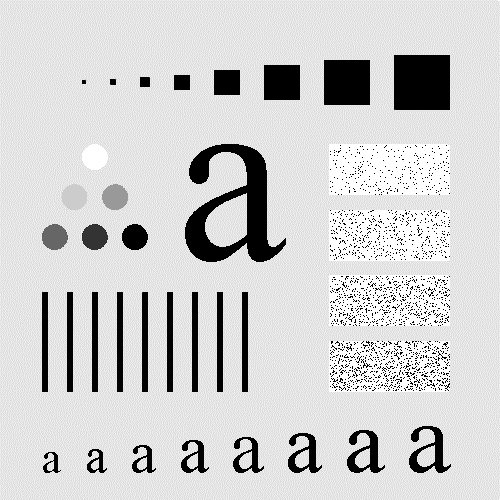
#> input picture image.png, 500 x 500 px
$ python Q2.2.py
#> lines starting #> are read from the running program, lines starting #| are printed output that depends on the picture
import numpy as np
import cv2
import matplotlib.pyplot as plt
from scipy.ndimage.filters import gaussian_filter

def getFourier(img): # function for fourier
	f = np.fft.fft2(img)
	fshift = np.fft.fftshift(f)

	return fshift

def degradeFilter(shape): # filter defination
	filt = np.zeros((shape),dtype="complex_")
	for i in range(shape[0]):
		for j in range(shape[1]):
			u = i-shape[0]/2
			v = j-shape[1]/2
			real =  (0.001 + np.sin(np.pi*(0.1*(u) + 0.1*(v)))) * np.cos(np.pi*(0.1*(u) + 0.1*(v)))/(0.001 + np.pi*(0.1*(u) + 0.1*(v)))
			comp = -(0.001 + np.sin(np.pi*(0.1*(u) + 0.1*(v)))) * np.sin(np.pi*(0.1*(u) + 0.1*(v)))/(0.001 + np.pi*(0.1*(u) + 0.1*(v)))
			filt[i][j] = complex(real, comp)

	return filt

def applyFilter(imgFFT,FreqFilter): # function which applies filter on image (both in fourier domain) and returns normal image
	FreqFiltered = imgFFT*FreqFilter
	FreqFilteredShift = np.fft.fftshift(FreqFiltered)
	Filtered = np.fft.ifft2(FreqFilteredShift)
	ImgFiltered = np.abs(Filtered)
	ImgFiltered = ((ImgFiltered - ImgFiltered.min())*255.0)/(ImgFiltered.max() - ImgFiltered.min())
	ImgFiltered = ImgFiltered.astype("uint8")

	return ImgFiltered

if __name__ == "__main__":
	# opening image in single channel mode
	img = cv2.imread("image.png",0)
#> img is the input picture: shape (500, 500); min 0, max 255, mean 207.1
	# cv2.imshow("img",img)

	# converts in fourier domain
	imgFFT = getFourier(img)
	# making filter
	FreqFilter = degradeFilter(imgFFT.shape)

	# degrades using given function
	ImgFiltered = applyFilter(imgFFT,FreqFilter)
#> in applyFilter, `ImgFiltered = np.abs(Filtered)`:
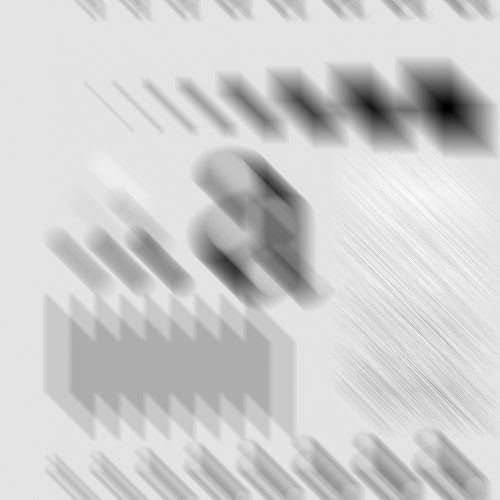
#> ImgFiltered: shape (500, 500) float64; min 0.16, max 255.8, mean 207.1; drawn with min black and max white

	# cv2.imshow("Filtered",ImgFiltered)

	imgMax = img.max()
#> imgMax = 255
	StdDevi = [0.05*i*imgMax for i in range(6)]
#> StdDevi = [0, 12.75, 25.5, 38.25, 51, 63.75]
	# making noise
	noise = [np.random.normal(0, StdDevi[i], ImgFiltered.shape) for i in range(6)]
#> noise = 6 items
	# fourier of noise
	noiseFFT = [getFourier(noise[i]) for i in range(len(noise))]
#> in getFourier (call 2), `f = np.fft.fft2(img)`: img: shape (500, 500) float64; every value is 0
#> in getFourier (call 7), `f = np.fft.fft2(img)`:
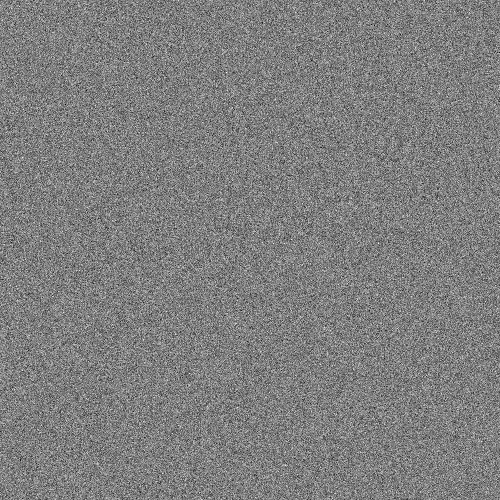
#> img: shape (500, 500) float64; min -284.9, max 286.4, mean 0; drawn with min black and max white
#> noiseFFT = 6 items
	# making noise added images
	noisyImgs = [ImgFiltered.astype(float) + noise[i] for i in range(6)]
#> noisyImgs = 6 items
	# fourier of noise added images
	noisyImgsFFT = [getFourier(noisyImgs[i]) for i in range(len(noisyImgs))]
#> in getFourier (call 11), `f = np.fft.fft2(img)`:
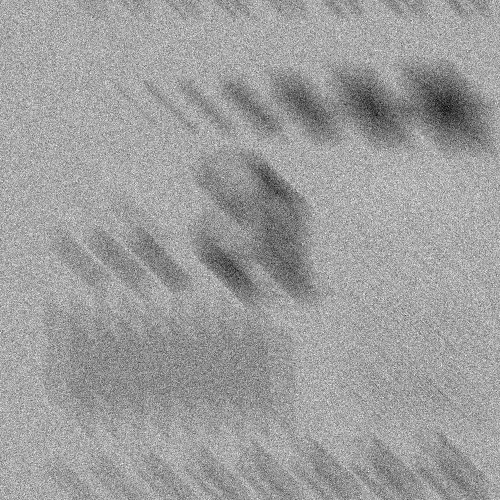
#> img: shape (500, 500) float64; min -97.92, max 391.4, mean 205.9; drawn with min black and max white
#> in getFourier (call 12), `f = np.fft.fft2(img)`:
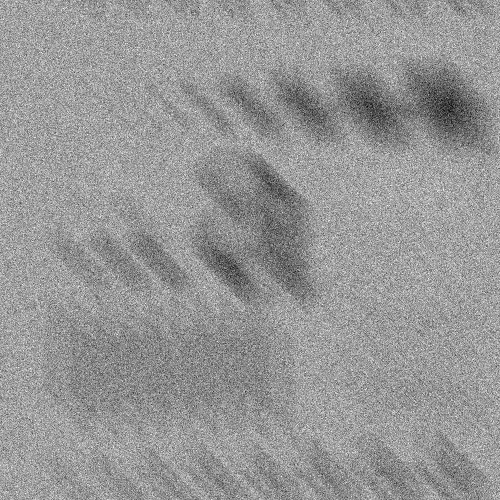
#> img: shape (500, 500) float64; min -130.7, max 436.6, mean 205.9; drawn with min black and max white
#> in getFourier (call 13), `f = np.fft.fft2(img)`:
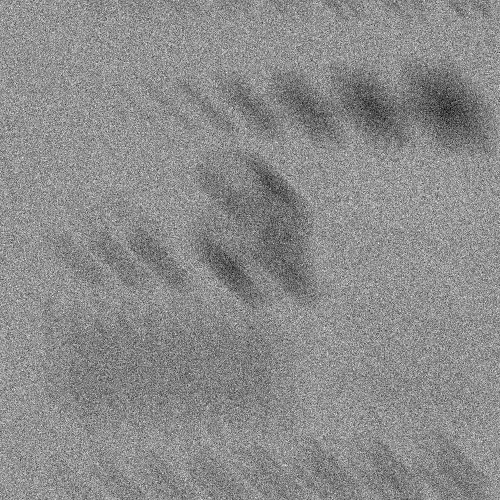
#> img: shape (500, 500) float64; min -175.9, max 518.9, mean 205.9; drawn with min black and max white
#> noisyImgsFFT = 6 items

	# calc Nff and Pff
	Nff = [np.conj(i)*i for i in noiseFFT]
#> Nff = 6 items
	Pff = np.conj(imgFFT)*imgFFT
	# making wiener filter
	FreqFilterVal = np.conj(FreqFilter)*(FreqFilter)
	WienerFilter = [FreqFilterVal/(FreqFilterVal+(Nff[i]/Pff)) for i in range(len(Nff))]
#> WienerFilter = 6 items

	# inverse filtering on noise images
	noisyImgsFiltered = [applyFilter(noisyImgsFFT[i],WienerFilter[i]) for i in range(len(noisyImgsFFT))]
#> noisyImgsFiltered = 6 items

	for i in range(len(noisyImgs)):
		cv2.imshow(str(i),noisyImgsFiltered[i])
		cv2.imwrite("./Results/Q2.2 std devi : " + str(round(StdDevi[i],2)) + " filtered output.png",noisyImgsFiltered[i])
#> this loop made 6 passes

	# RRMSE calc
	RRMSEnoisy =[(np.sum((img - noisyImgs[i])**2)*1.0/np.sum((img)**2))**0.5 for i in range(len(noisyImgs))]
#> RRMSEnoisy = [6.52, 6.63, 6.94, 7.43, 8.07, 8.83]
	RRMSEfiltered =[(np.sum((img - noisyImgsFiltered[i])**2)*1.0/np.sum((img)**2))**0.5 for i in range(len(noisyImgs))]
#> RRMSEfiltered = [0.909, 0.907, 0.908, 0.908, 0.909, 0.909]

	plt.plot(StdDevi,RRMSEnoisy)
	plt.savefig("./Results/Q2.2.1 - RRMSE degraded image.png")
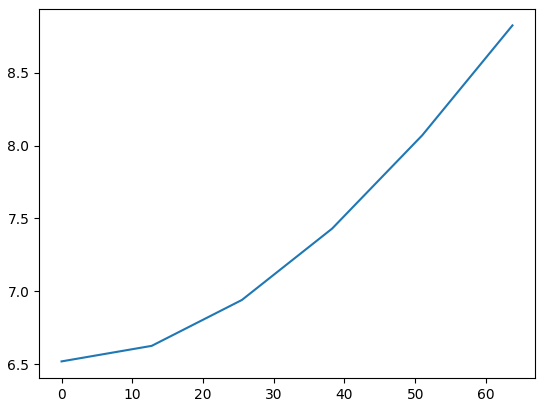
#> figure drawn by matplotlib, 1 panel
	plt.show()
	plt.plot(StdDevi,RRMSEfiltered)
	plt.savefig("./Results/Q2.2.2 - RRMSE filtered images.png")
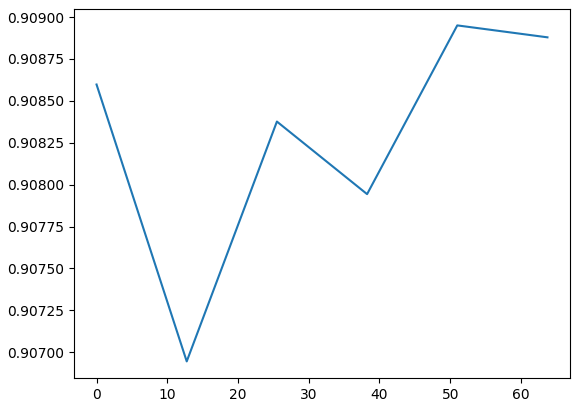
#> figure drawn by matplotlib, 1 panel
	plt.show()

	cv2.waitKey(0)
	cv2.destroyAllWindows()
